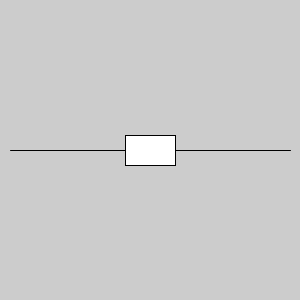
Frame 1 (no input)
Frame 60 (the mouse pressed at the canvas centre just before this capture): identical to frame 1, image omitted
Frame 120 (the mouse held since frame 60 and released just before this capture): identical to frame 1, image omitted

The Processing sketch that drew this single still picture (run headless with seeded random() and noise(); from frame 60 on, the mouse is pressed at the canvas centre):

// Processing sketch: keyboard
// ── keyboard.pde
//IKeyboard keyboard = new Keyboard1();
//IKeyboard keyboard = new Keyboard2();
//IKeyboard keyboard = new Keyboard3();
//IKeyboard keyboard = new Keyboard4();
//IKeyboard keyboard = new Keyboard5();
IKeyboard keyboard = new CodedKeys();

void setup() {
  size(300, 300);
  keyboard.setup();
}

void draw() {
  keyboard.draw();
}

// ── coded_keys.pde
class CodedKeys implements IKeyboard {
  int y = 0;
  
  void setup() {
  }
  
  void draw() {
    background(204);
    line(10, height/2, width-10, height/2);
    if (key == CODED) {
      if (keyCode == UP) {
        y = -15;
      } else if (keyCode == DOWN) {
        y = 15;
      } else {
        y = 0;
      }
    } else {
      y = 0;
    }
    rectMode(CENTER);
    rect(width/2, height/2 + y, 50, 30);
  }
  
}

// ── ikeyboard.pde
interface IKeyboard {
  void setup();
  void draw();
}

// ── keyboard_1.pde
class Keyboard1 implements IKeyboard {
  
  void setup(){
    strokeWeight(4);
  }
  
  void draw() {
    background(204);
    if(keyPressed == true) {
      ellipse(width/2, height/2, width/2, height/2);
    } else {
      rectMode(CENTER);
      rect(width/2, height/2, width/2, height/2);
    }
  }
  
}

// ── keyboard_2.pde
class Keyboard2 implements IKeyboard {
  
  int x = 0;
  void setup() {
    strokeWeight(4);
  }

  void draw() {
    background(204);
    if (keyPressed == true) { // If the key is pressed
      x++; // add 1 to x
      if(x > width) {
        x = -60;
      }
    }
    rect(x, (height-80)/2, 60, 80);
  }
  
}

// ── keyboard_3.pde
class Keyboard3 implements IKeyboard {
  
  void setup() {
    textSize(60);
  }
  
  void draw() {
    background(0);
    textAlign(CENTER);
    text(key, width/2, height/2);
  }
  
}

// ── keyboard_4.pde
class Keyboard4 implements IKeyboard {
  
  void setup() {
    stroke(0);
  }
  
  void draw() {
    if(keyPressed == true) {
      int x = key-32;
      line(x, 0, x, height);
    }
  }
  
}

// ── keyboard_5.pde
class Keyboard5 implements IKeyboard {
  float angle = 0;
  
  void setup() {
    fill(0);
  }
  
  void draw() {
    background(204);
    if(keyPressed == true) {
      if ((key >= 32) && (key <= 126)) {
        // If the key is alphanumeric, // use its value as an angle
        angle = (key - 32) * 3;
      }
    }
    arc(width/2, height/2, width/2, height/2, 0, radians(angle));
  }
  
}
